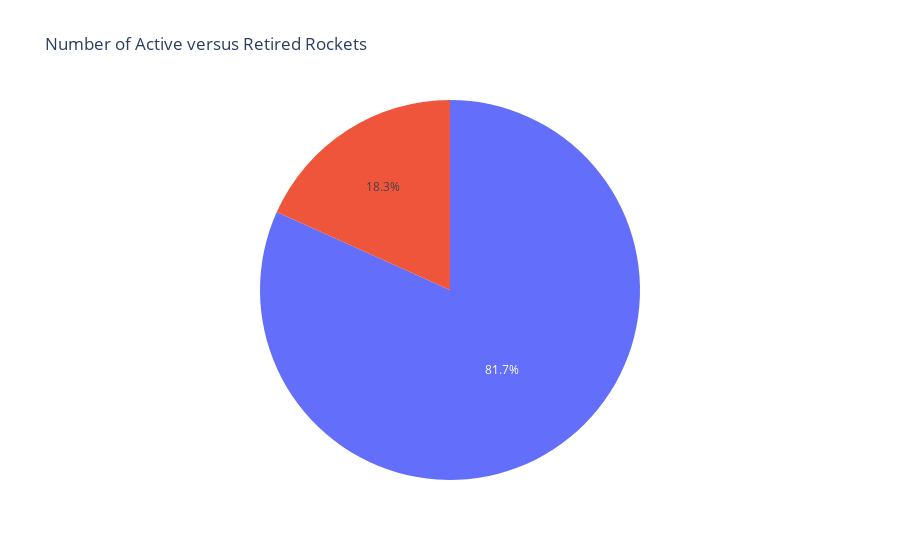

Notebook cell for this chart:
### Code cell
rocket_status_pie = px.pie(rocket_status_values, values=rocket_status_values.values, color=rocket_status_values.index, title="Number of Active versus Retired Rockets")
rocket_status_pie.show()

### Figure 1 — Plotly figure (JSON) as saved in the notebook; plotly's stock layout.template omitted (floating-point values rounded to 4 significant figures)
{"data": [{"customdata": [["StatusRetired"], ["StatusActive"]], "domain": {"x": [0, 1], "y": [0, 1]}, "hovertemplate": "value=%{value}<br>index=%{customdata[0]}<extra></extra>", "legendgroup": "", "marker": {"colors": ["#636efa", "#EF553B"]}, "name": "", "showlegend": false, "type": "pie", "values": [3534, 790]}], "layout": {"legend": {"tracegroupgap": 0}, "title": {"text": "Number of Active versus Retired Rockets"}}}
